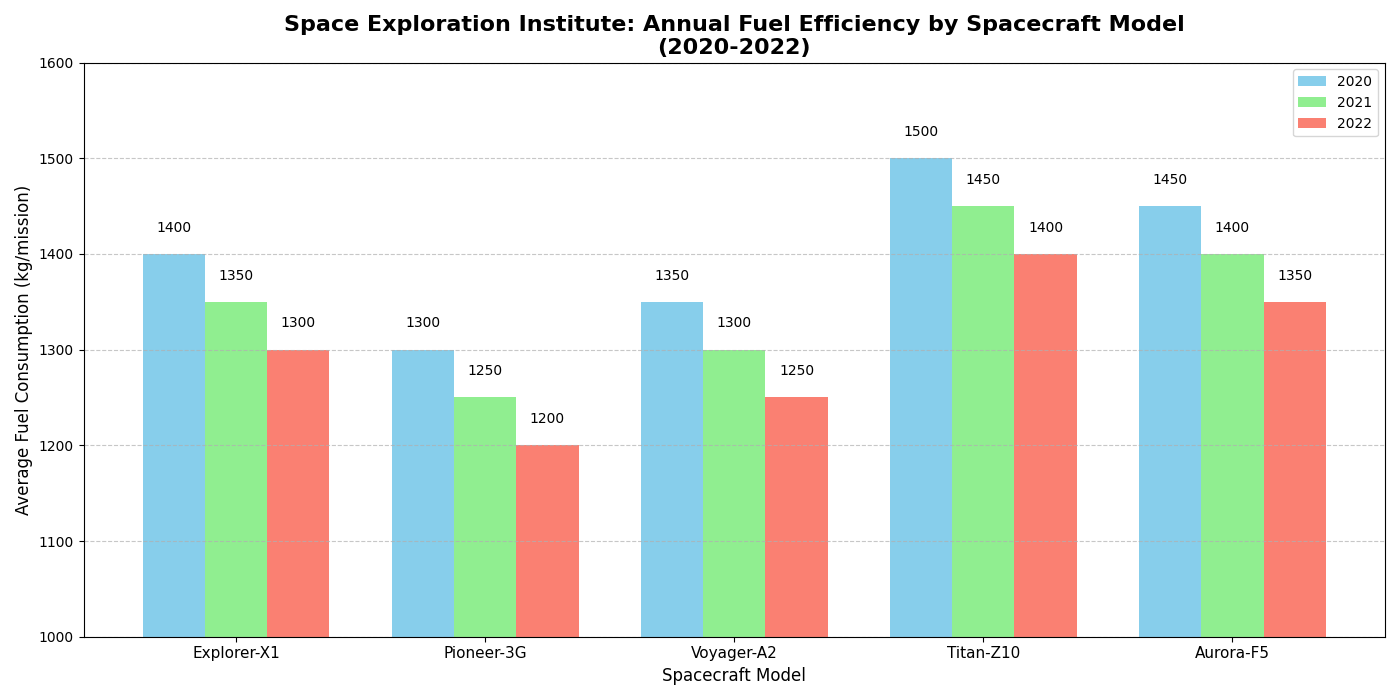

Source code (Python):
import matplotlib.pyplot as plt
import numpy as np

# Backstory: A fictional report on the fuel efficiency of different spacecraft models across various space missions
# aiming to highlight advancements in fuel technologies and efficiency improvements.

# Data representing spacecraft models and average fuel consumptions (in kg per mission)
spacecraft_models = ['Explorer-X1', 'Pioneer-3G', 'Voyager-A2', 'Titan-Z10', 'Aurora-F5']
fuel_efficiency_2020 = [1400, 1300, 1350, 1500, 1450]
fuel_efficiency_2021 = [1350, 1250, 1300, 1450, 1400]
fuel_efficiency_2022 = [1300, 1200, 1250, 1400, 1350]

# Create the figure and axis
fig, ax1 = plt.subplots(figsize=(14, 7))

# Plot bar charts for each year
bar_width = 0.25
x = np.arange(len(spacecraft_models))

bars1 = ax1.bar(x - bar_width, fuel_efficiency_2020, bar_width, label='2020', color='skyblue')
bars2 = ax1.bar(x, fuel_efficiency_2021, bar_width, label='2021', color='lightgreen')
bars3 = ax1.bar(x + bar_width, fuel_efficiency_2022, bar_width, label='2022', color='salmon')

# Title and labels
ax1.set_title('Space Exploration Institute: Annual Fuel Efficiency by Spacecraft Model\n(2020-2022)', fontsize=16, fontweight='bold')
ax1.set_xlabel('Spacecraft Model', fontsize=12)
ax1.set_ylabel('Average Fuel Consumption (kg/mission)', fontsize=12)
ax1.set_xticks(x)
ax1.set_xticklabels(spacecraft_models, fontsize=11)
ax1.set_ylim(1000, 1600)

# Add data labels on top of each bar
def add_labels(bars):
    for bar in bars:
        yval = bar.get_height()
        ax1.text(bar.get_x() + bar.get_width()/2.0, yval + 20, f'{yval}', ha='center', va='bottom', fontsize=10, color='black')

add_labels(bars1)
add_labels(bars2)
add_labels(bars3)

# Legend
ax1.legend(loc='upper right', fontsize=10)

# Grid for better readability
ax1.grid(axis='y', linestyle='--', alpha=0.7)

# Automatically adjust the layout to fit all elements
plt.tight_layout()

# Display the bar chart
plt.show()
